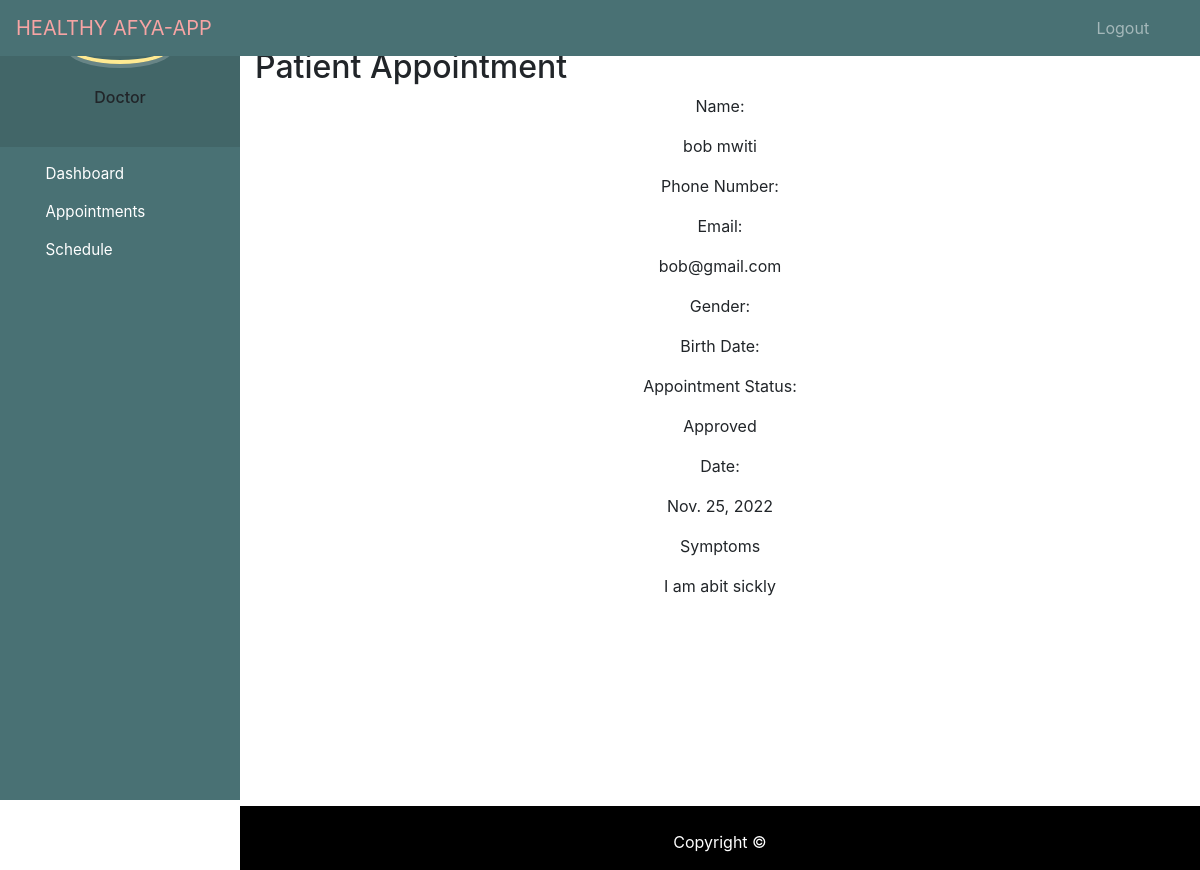
Screenshot of /appointment_details/1 with the database file from the repository.
### bookingapp/models.py (models this page shows, shortened)
class Appointment(models.Model):
    PENDING = 'Pending'
    APPROVED = 'Approved'
    REJECTED = 'Rejected'
    COMPLETED = 'Completed'
    CANCELLED = 'Cancelled'
    STATUS_CHOICES = [
        (PENDING, 'Pending'),
        (APPROVED, 'Approved'),
        (REJECTED, 'Rejected'),
        (COMPLETED, 'Completed'),
        (CANCELLED, 'Cancelled'),
    ]
    created_at = models.DateTimeField(auto_now_add=True)
    symptoms = models.TextField(null=True)
    appointment_date = models.DateField(null=True)
    status = models.CharField(max_length=255, choices=STATUS_CHOICES, default=PENDING)
    doctor = models.ForeignKey(Doctor, on_delete=models.CASCADE, related_name='doctor_info')
    user = models.ForeignKey(User, on_delete=models.CASCADE, related_name = 'user_info')

### bookingapp/views.py (the view)
# urls.py: path('appointment_details/<appointment_id>',views.view_appointment, name='appointment-details'),
def view_appointment(request, appointment_id):
    appointment_data = Appointment.objects.get(id=appointment_id)
    context = {'appointment_data': appointment_data}
    return render(request, 'doctor/view_appointment.html', context=context)

### bookingapp/templates/doctor/view_appointment.html (shortened to what this page needs)
{% extends 'doctor/base.html' %}
{% block content %}
<section class="page--section">
    <div class="container">
        <h2 class="page--header">Patient Appointment</h2>
    </div>
    <div class="profile--container">
        <div class="item--row">
            <p class="font--bold">Name:</p>
            <p>{{appointment_data.user.first_name}} {{appointment_data.user.last_name}}</p>
        </div>
        <div class="item--row">
            <p class="font--bold">Phone Number:</p>
        </div>
        <div class="item--row">
            <p class="font--bold">Email:</p>
            <p>{{appointment_data.user.email}}</p>
        </div>
        <div class="item--row">
            <p class="font--bold">Gender:</p>
        </div>
        <div class="item--row">
            <p class="font--bold">Birth Date:</p>
        </div>
        <div class="item--row">
            <p class="font--bold">Appointment Status:</p>
            <p>{{appointment_data.status}}</p>
        </div>
        <div class="item--row">
            <p class="font--bold">Date:</p>
            <p>{{appointment_data.appointment_date}}</p>
        </div>
        <div class="item--head">
            <p class="font--bold">Symptoms</p>
        </div>
        <div class="item--bio">
            <p>{{appointment_data.symptoms}}</p>
        </div>
        <div class="item--button">
            <a href="{{request.META.HTTP_REFERER}}" class="btn--full">Go back</a>
        </div>
    </div>
</section>
{% endblock %}

### bookingapp/templates/doctor/base.html (style rules this page uses)
a:link { text-decoration: none; }
a { color: white; }
p { text-align: center; }
body { padding-left: 240px; }

### rows the page displays
Appointment: user.first_name "bob", user.last_name "mwiti", user.email "bob@gmail.com", status "Approved", appointment_date "Nov. 25, 2022", symptoms "I am abit sickly"
